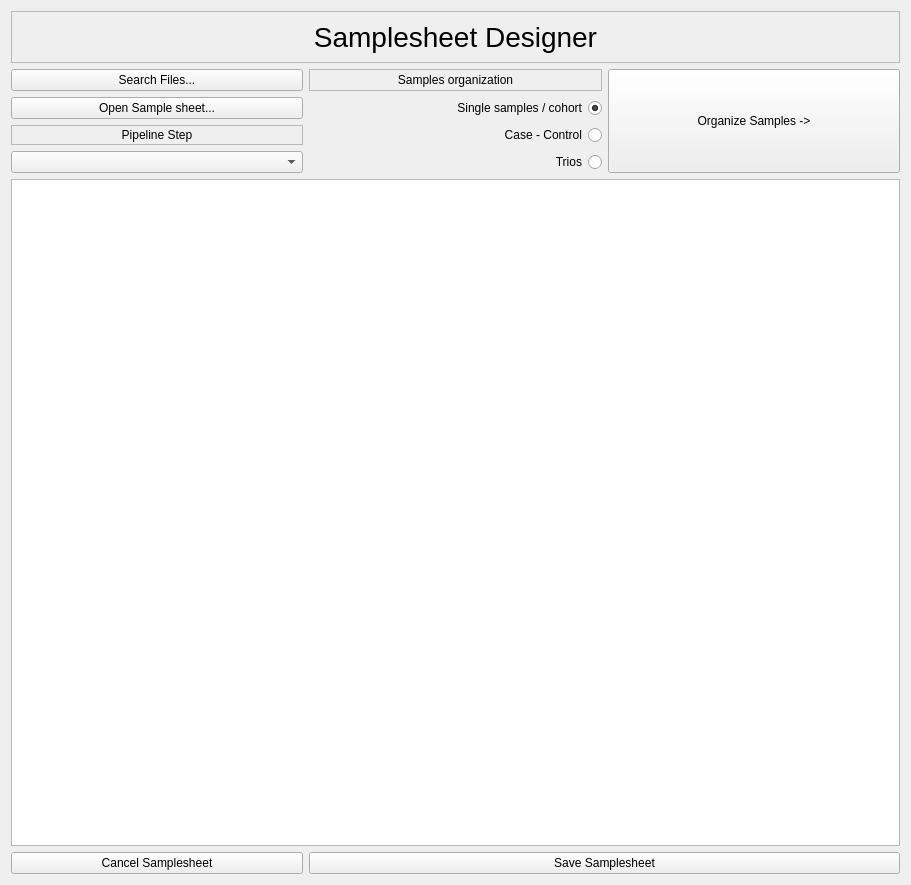
<?xml version="1.0" encoding="UTF-8"?>
<ui version="4.0">
 <class>Form</class>
 <widget class="QWidget" name="Form">
  <property name="geometry">
   <rect>
    <x>0</x>
    <y>0</y>
    <width>911</width>
    <height>885</height>
   </rect>
  </property>
  <property name="windowTitle">
   <string>Form</string>
  </property>
  <layout class="QGridLayout" name="gridLayout">
   <item row="0" column="1" colspan="3">
    <widget class="QFrame" name="frame">
     <property name="sizePolicy">
      <sizepolicy hsizetype="Expanding" vsizetype="Fixed">
       <horstretch>0</horstretch>
       <verstretch>0</verstretch>
      </sizepolicy>
     </property>
     <property name="frameShape">
      <enum>QFrame::StyledPanel</enum>
     </property>
     <property name="frameShadow">
      <enum>QFrame::Raised</enum>
     </property>
     <layout class="QVBoxLayout" name="verticalLayout">
      <item>
       <widget class="QLabel" name="label_2">
        <property name="font">
         <font>
          <pointsize>21</pointsize>
         </font>
        </property>
        <property name="text">
         <string>Samplesheet Designer</string>
        </property>
        <property name="alignment">
         <set>Qt::AlignCenter</set>
        </property>
       </widget>
      </item>
     </layout>
    </widget>
   </item>
   <item row="1" column="2">
    <widget class="QLabel" name="label">
     <property name="layoutDirection">
      <enum>Qt::LeftToRight</enum>
     </property>
     <property name="autoFillBackground">
      <bool>true</bool>
     </property>
     <property name="frameShape">
      <enum>QFrame::StyledPanel</enum>
     </property>
     <property name="frameShadow">
      <enum>QFrame::Plain</enum>
     </property>
     <property name="lineWidth">
      <number>1</number>
     </property>
     <property name="text">
      <string>Samples organization</string>
     </property>
     <property name="scaledContents">
      <bool>false</bool>
     </property>
     <property name="alignment">
      <set>Qt::AlignCenter</set>
     </property>
    </widget>
   </item>
   <item row="1" column="1">
    <widget class="QPushButton" name="pushButton">
     <property name="sizePolicy">
      <sizepolicy hsizetype="Minimum" vsizetype="Fixed">
       <horstretch>0</horstretch>
       <verstretch>0</verstretch>
      </sizepolicy>
     </property>
     <property name="text">
      <string>Search Files...</string>
     </property>
    </widget>
   </item>
   <item row="2" column="1">
    <widget class="QPushButton" name="pushButton_2">
     <property name="text">
      <string>Open Sample sheet...</string>
     </property>
    </widget>
   </item>
   <item row="4" column="2">
    <widget class="QRadioButton" name="radioButton_3">
     <property name="sizePolicy">
      <sizepolicy hsizetype="Minimum" vsizetype="Fixed">
       <horstretch>0</horstretch>
       <verstretch>0</verstretch>
      </sizepolicy>
     </property>
     <property name="layoutDirection">
      <enum>Qt::RightToLeft</enum>
     </property>
     <property name="text">
      <string>Trios</string>
     </property>
    </widget>
   </item>
   <item row="6" column="1" colspan="3">
    <widget class="QTableWidget" name="tableWidget"/>
   </item>
   <item row="3" column="2">
    <widget class="QRadioButton" name="radioButton_2">
     <property name="sizePolicy">
      <sizepolicy hsizetype="Minimum" vsizetype="Fixed">
       <horstretch>0</horstretch>
       <verstretch>0</verstretch>
      </sizepolicy>
     </property>
     <property name="layoutDirection">
      <enum>Qt::RightToLeft</enum>
     </property>
     <property name="text">
      <string>Case - Control</string>
     </property>
    </widget>
   </item>
   <item row="1" column="3" rowspan="4">
    <widget class="QPushButton" name="pushButton_4">
     <property name="sizePolicy">
      <sizepolicy hsizetype="Minimum" vsizetype="Preferred">
       <horstretch>0</horstretch>
       <verstretch>0</verstretch>
      </sizepolicy>
     </property>
     <property name="text">
      <string>Organize Samples -&gt;</string>
     </property>
    </widget>
   </item>
   <item row="2" column="2">
    <widget class="QRadioButton" name="radioButton">
     <property name="enabled">
      <bool>true</bool>
     </property>
     <property name="sizePolicy">
      <sizepolicy hsizetype="Minimum" vsizetype="Fixed">
       <horstretch>0</horstretch>
       <verstretch>0</verstretch>
      </sizepolicy>
     </property>
     <property name="contextMenuPolicy">
      <enum>Qt::DefaultContextMenu</enum>
     </property>
     <property name="layoutDirection">
      <enum>Qt::RightToLeft</enum>
     </property>
     <property name="text">
      <string>Single samples / cohort</string>
     </property>
     <property name="checked">
      <bool>true</bool>
     </property>
    </widget>
   </item>
   <item row="3" column="1">
    <widget class="QLabel" name="label_3">
     <property name="autoFillBackground">
      <bool>true</bool>
     </property>
     <property name="frameShape">
      <enum>QFrame::StyledPanel</enum>
     </property>
     <property name="text">
      <string>Pipeline Step</string>
     </property>
     <property name="alignment">
      <set>Qt::AlignCenter</set>
     </property>
    </widget>
   </item>
   <item row="4" column="1">
    <widget class="QComboBox" name="comboBox"/>
   </item>
   <item row="7" column="2" colspan="2">
    <widget class="QPushButton" name="pushButton_5">
     <property name="text">
      <string>Save Samplesheet</string>
     </property>
    </widget>
   </item>
   <item row="7" column="1">
    <widget class="QPushButton" name="pushButton_3">
     <property name="text">
      <string>Cancel Samplesheet</string>
     </property>
    </widget>
   </item>
  </layout>
 </widget>
 <resources/>
 <connections/>
</ui>
